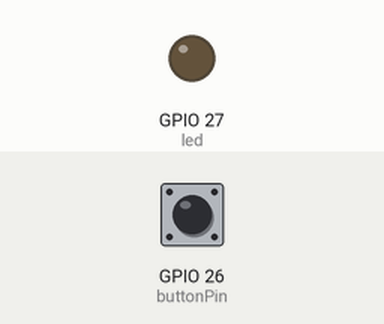
Simulated run of this sketch. Board: ESP32. On the bench: output pins drawn as LEDs (lit = HIGH). Inputs (shaded band) come from the test bench; at power-on: GPIO 26 (buttonPin) HIGH.

Above: at 1.2 s.
1.3 s: GPIO 26 (buttonPin) pulled LOW for 3.2 s
At 4.1 s:
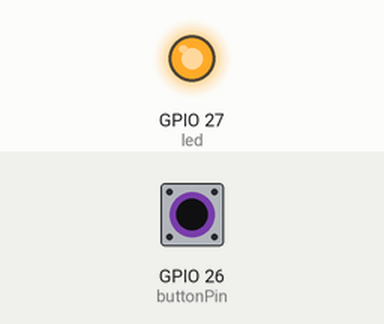
Timing chart, 0 to 6.8 s (numbered marks = the images above; inputs shaded):
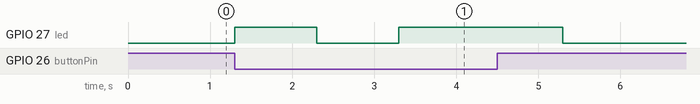

Measured:
- after the input at 1.3 s, GPIO 27 (led): LOW → HIGH at once, → LOW 1.0 s later, → HIGH 1.0 s later, → LOW 2.0 s later

The sketch:

Button.ino
```cpp
/*
 * the program runs the LED progression (one second on, one off, two
on, one off, etc.) in the previous section when you hold the button down and stops and resets
the counter to zero when you release it
 *
 */


const int buttonPin = 26;     // the number of the pushbutton pin
const int led =  27;      // the number of the LED pin

void setup()
{
  pinMode(led, OUTPUT);        // initialize the LED pin as an output:
  pinMode(buttonPin, INPUT);      // initialize the pushbutton pin as an input:
}

void loop()
{
  int buttonState = digitalRead(buttonPin); // reads the state of the pushbutton value

  int count = 1000; //counter resents to one second
  while(buttonState == LOW) // button state is high means it is pressed
  {
    // turn LED on:
       digitalWrite(led, HIGH);   // turn the LED on (HIGH is the voltage level)
       delay(count);               // wait for a second
       digitalWrite(led, LOW);    // turn the LED off by making the voltage LOW
       delay(1000);               // wait for a second

       count += 1000; // add one second to the counter value (keep the light on for one extra second)
       buttonState = digitalRead(buttonPin);  //re-read the state of the button (whether it is being pressed or not)
  }


}
```
